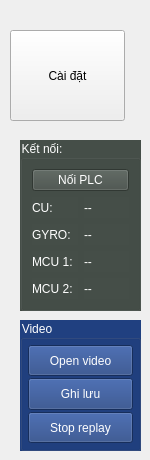
     <widget class="QWidget" name="tab_4">
      <attribute name="title">
       <string>Page</string>
      </attribute>
      <widget class="QCustomButton" name="toolButton_show_setup">
       <property name="geometry">
        <rect>
         <x>10</x>
         <y>30</y>
         <width>115</width>
         <height>91</height>
        </rect>
       </property>
       <property name="sizePolicy">
        <sizepolicy hsizetype="Minimum" vsizetype="Preferred">
         <horstretch>0</horstretch>
         <verstretch>0</verstretch>
        </sizepolicy>
       </property>
       <property name="text">
        <string>Cài đặt</string>
       </property>
       <property name="checkable">
        <bool>false</bool>
       </property>
      </widget>
      <widget class="QGroupBox" name="groupBox_10">
       <property name="geometry">
        <rect>
         <x>20</x>
         <y>140</y>
         <width>121</width>
         <height>171</height>
        </rect>
       </property>
       <property name="styleSheet">
        <string notr="true">background-color: rgb(69,78,72); color:rgb(255, 255, 255)</string>
       </property>
       <property name="title">
        <string>Kết nối:</string>
       </property>
       <layout class="QGridLayout" name="gridLayout_10">
        <item row="2" column="1">
         <widget class="QLabel" name="label_stim_stat">
          <property name="text">
           <string>--</string>
          </property>
         </widget>
        </item>
        <item row="1" column="1">
         <widget class="QLabel" name="label_cu_connection">
          <property name="text">
           <string>--</string>
          </property>
         </widget>
        </item>
        <item row="1" column="0">
         <widget class="QLabel" name="label_video_fps_3">
          <property name="text">
           <string>CU:</string>
          </property>
         </widget>
        </item>
        <item row="2" column="0">
         <widget class="QLabel" name="label_video_fps_5">
          <property name="text">
           <string>GYRO:</string>
          </property>
         </widget>
        </item>
        <item row="3" column="0">
         <widget class="QLabel" name="label_video_fps_17">
          <property name="text">
           <string>MCU 1:</string>
          </property>
         </widget>
        </item>
        <item row="4" column="0">
         <widget class="QLabel" name="label_video_fps_18">
          <property name="text">
           <string>MCU 2:</string>
          </property>
         </widget>
        </item>
        <item row="3" column="1">
         <widget class="QLabel" name="label_plc_1">
          <property name="text">
           <string>--</string>
          </property>
         </widget>
        </item>
        <item row="4" column="1">
         <widget class="QLabel" name="label_plc2">
          <property name="text">
           <string>--</string>
          </property>
         </widget>
        </item>
        <item row="0" column="0" colspan="2">
         <widget class="QPushButton" name="connectButton">
          <property name="sizePolicy">
           <sizepolicy hsizetype="Minimum" vsizetype="Preferred">
            <horstretch>0</horstretch>
            <verstretch>0</verstretch>
           </sizepolicy>
          </property>
          <property name="text">
           <string>Nối PLC</string>
          </property>
          <property name="checkable">
           <bool>false</bool>
          </property>
         </widget>
        </item>
       </layout>
      </widget>
      <widget class="QGroupBox" name="groupBox_11">
       <property name="geometry">
        <rect>
         <x>20</x>
         <y>320</y>
         <width>121</width>
         <height>131</height>
        </rect>
       </property>
       <property name="styleSheet">
        <string notr="true">background-color: rgb(32, 64, 128); color:rgb(255, 255, 255)</string>
       </property>
       <property name="title">
        <string>Video</string>
       </property>
       <layout class="QVBoxLayout" name="verticalLayout_5">
        <property name="spacing">
         <number>2</number>
        </property>
        <property name="leftMargin">
         <number>5</number>
        </property>
        <property name="topMargin">
         <number>5</number>
        </property>
        <property name="rightMargin">
         <number>5</number>
        </property>
        <property name="bottomMargin">
         <number>5</number>
        </property>
        <item>
         <widget class="QPushButton" name="pushButton_play_video">
          <property name="sizePolicy">
           <sizepolicy hsizetype="Minimum" vsizetype="Preferred">
            <horstretch>0</horstretch>
            <verstretch>0</verstretch>
           </sizepolicy>
          </property>
          <property name="text">
           <string>Open video</string>
          </property>
          <property name="checkable">
           <bool>false</bool>
          </property>
         </widget>
        </item>
        <item>
         <widget class="QPushButton" name="pushButton_record">
          <property name="sizePolicy">
           <sizepolicy hsizetype="Minimum" vsizetype="Preferred">
            <horstretch>0</horstretch>
            <verstretch>0</verstretch>
           </sizepolicy>
          </property>
          <property name="text">
           <string>Ghi lưu</string>
          </property>
          <property name="checkable">
           <bool>true</bool>
          </property>
         </widget>
        </item>
        <item>
         <widget class="QPushButton" name="pushButton_power_off">
          <property name="sizePolicy">
           <sizepolicy hsizetype="Minimum" vsizetype="Preferred">
            <horstretch>0</horstretch>
            <verstretch>0</verstretch>
           </sizepolicy>
          </property>
          <property name="text">
           <string>Stop replay</string>
          </property>
          <property name="checkable">
           <bool>false</bool>
          </property>
         </widget>
        </item>
       </layout>
      </widget>
     </widget>
